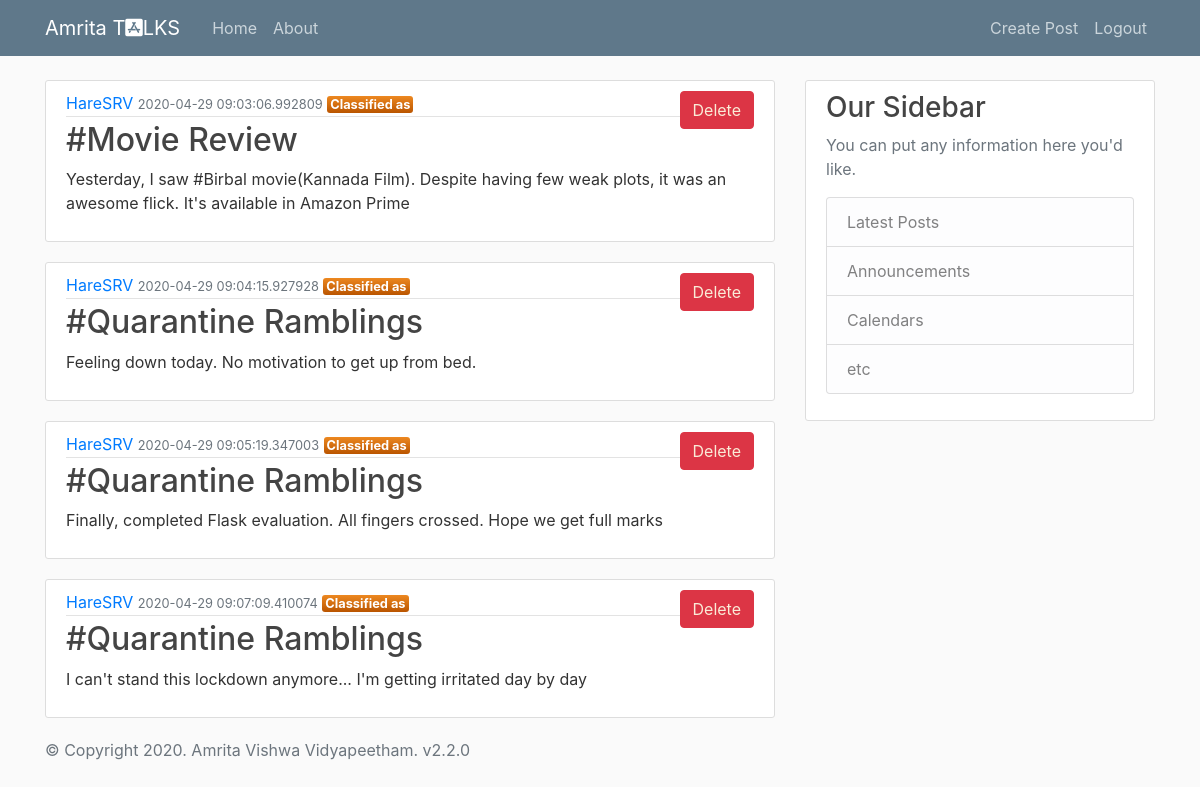
Screenshot of /home (signed in) with the database file from the repository.
### blog.py (models this page shows, shortened)
class User(db.Model):
    id = db.Column(db.Integer, primary_key=True)
    username = db.Column(db.String(20), unique=True, nullable=False)
    email = db.Column(db.String(120), unique=True, nullable=False)
    image_file = db.Column(db.String(20), nullable=False, default='default.jpg')
    password = db.Column(db.String(60), nullable=False)
    posts = db.relationship('Post', backref='author', lazy=True)

class Post(db.Model):
    id = db.Column(db.Integer, primary_key=True)
    title = db.Column(db.String(100), nullable=False)
    date_posted = db.Column(db.DateTime, nullable=False, default=datetime.utcnow)
    content = db.Column(db.Text, nullable=False)
    user_id = db.Column(db.Integer, db.ForeignKey('user.id'), nullable=False)

### blog.py (the view)
@app.route("/")
@app.route("/home")
@login_required
def home():
    update()
    return render_template("home.html",posts=posts)

### blog.py (called while the page is built)
def login_required(f):
    @wraps(f)
    def wrap(*args, **kwargs):
        if 'logged_in' in session:
            return f(*args, **kwargs)
        else:
            flash('You need to login first.','danger')
            return redirect(url_for('login'))
    return wrap

def row2dict(row):
    d = {}
    for column in row.__table__.columns:
        if(column.name=='user_id'):
            d["author"] =   str(db.session.query(User).filter_by(id=int(str(getattr(row, column.name)))).first().username)
        else:
            d[column.name] = str(getattr(row, column.name))
    return d

def update():
    posts.clear()
    for i in db.session.query(Post).all():
        posts.append(row2dict(i))

### templates/home.html (shortened to what this page needs)
{% extends "layout.html" %}
{% block content2 %}
            <div class="navbar-nav">
                <a class="nav-item nav-link" href="/create">Create Post</a>
                <a class="nav-item nav-link" href="/logout">Logout</a>
            </div>
{% endblock content2 %}
{% block content %}
    {% for post in posts %}
        <article class="media content-section">
            <div class="media-body">
                <div class="article-metadata">
                    <a class="" href="#">{{post.author}}</a>
                    <small class="text-muted">{{post.date_posted}}</small>
                    <small class="badge-black">Classified as {{post.sentiment}}</small>
                    <button style="float:right" type="button" class="btn btn-danger" >
                    <a href="/deletePost/{{post.id}}" style="color: antiquewhite;">Delete</a>
                    </button>
                </div>
                <h2>{{post.title}}</h2>
                <p class="">{{post.content}}</p>
            </div>
        </article>
    {% endfor %}
{% endblock content%}

### templates/layout.html (shortened to what this page needs)
<!DOCTYPE html>
<html>
<head>
    <link rel="stylesheet" href="https://maxcdn.bootstrapcdn.com/bootstrap/4.0.0/css/bootstrap.min.css">
    <link rel="stylesheet" type="text/css" href="{{ url_for('static', filename='main.css') }}">
    <link rel="stylesheet" href="https://use.fontawesome.com/releases/v5.4.1/css/all.css">
</head>
<body  onscroll="myScript()">
    <header class="site-header">
      <nav class="navbar navbar-expand-md navbar-dark bg-steel fixed-top">
        <div class="container">
            <a class="navbar-brand mr-4" href="/">Amrita T<i class="fab fa-app-store-ios"></i>LKS</a>
          <div class="collapse navbar-collapse" id="navbarToggle">
            <div class="navbar-nav mr-auto">
              <a class="nav-item nav-link" href="/">Home</a>
              <a class="nav-item nav-link" href="/about">About</a>
            </div>
                    {% block content2 %}{% endblock content2 %}
          </div>
        </div>
      </nav>
    </header>
    <main role="main" class="container">
      <div class="row">
         <div class="col-md-8">
          {% block content %}{% endblock %}
        </div>
        <div class="col-md-4">
          <div class="content-section">
            <h3>Our Sidebar</h3>
            <p class='text-muted'>You can put any information here you'd like.
              <ul class="list-group">
                <li class="list-group-item list-group-item-light">Latest Posts</li>
                <li class="list-group-item list-group-item-light">Announcements</li>
                <li class="list-group-item list-group-item-light">Calendars</li>
                <li class="list-group-item list-group-item-light">etc</li>
              </ul>
            </p>
          </div>
        </div>
      </div>
    </main>
    <footer class="footer">
        <div class="container">
            <p class="text-muted" onclick="#" style="cursor:pointer;">
                © Copyright 2020. Amrita Vishwa Vidyapeetham. v2.2.0</p>
        </div>
    </footer>
</body>
</html>

### static/main.css (style rules this page uses)
body { background: #fafafa; color: #333333; margin-top: 5rem; }
h1, h2, h3, h4, h5, h6 { color: #444444; }
.bg-steel { background-color: #5f788a; }
.site-header .navbar-nav .nav-link { color: #cbd5db; }
.badge-black { color: #ffffff; background: linear-gradient(#ed8820, #ba5500); font-size: 0.8rem; border-radius: 3px; position: relative; top: 0; -na-text-transform: uppercase; padding: 1px 3px 1px 3px; text-shadow: none !important; white-space: nowrap; font-weight: 700; }
.content-section { background: #ffffff; padding: 10px 20px; border: 1px solid #dddddd; border-radius: 3px; margin-bottom: 20px; }
.article-metadata { padding-bottom: 1px; margin-bottom: 4px; border-bottom: 1px solid #e3e3e3 }

### rows the page displays
User: author "HareSRV" "HareSRV" "HareSRV" "HareSRV"
Post: title "#Movie Review", content "Yesterday, I saw #Birbal movie(Kannada Film). Despite having few weak plots, it was an awesome flick. It's available in Amazon Prime"
Post: title "#Quarantine Ramblings", content "Feeling down today. No motivation to get up from bed."
Post: title "#Quarantine Ramblings", content "Finally, completed Flask evaluation. All fingers crossed. Hope we get full marks"
Post: title "#Quarantine Ramblings", content "I can't stand this lockdown anymore... I'm getting irritated day by day"

### other values shown
{{ post.date_posted }} "2020-04-29 09:03:06.992809" "2020-04-29 09:04:15.927928" "2020-04-29 09:05:19.347003" "2020-04-29 09:07:09.410074"
